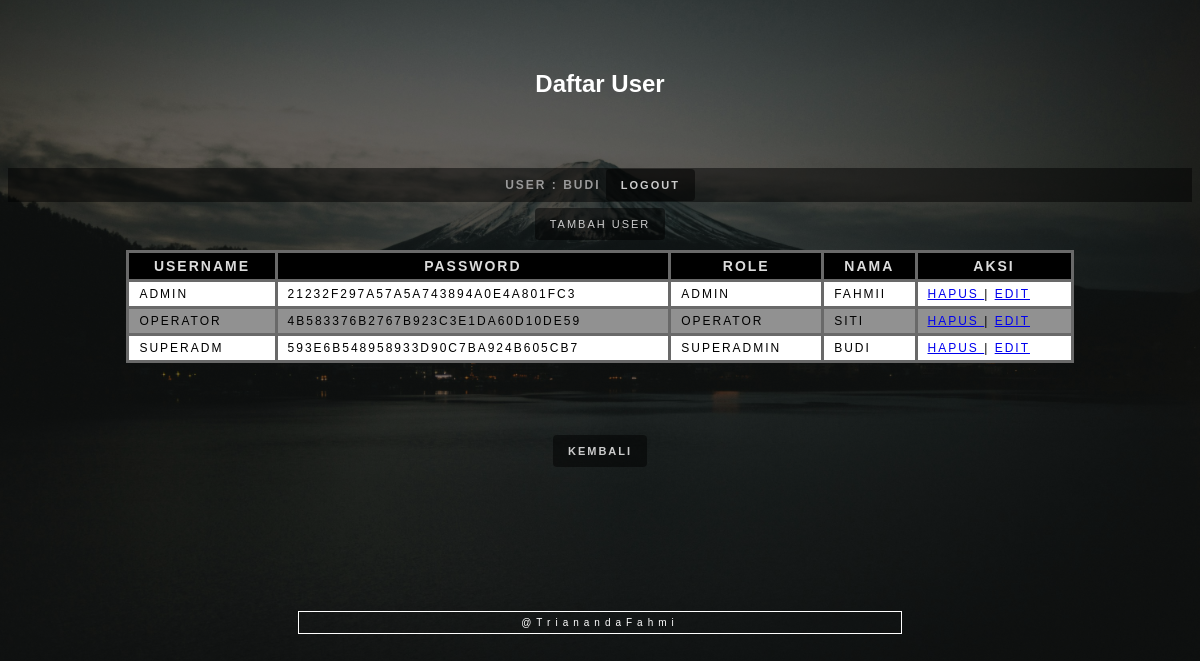
Screenshot of /bacauser.php (signed in) with the database file from the repository.
### tables this page shows
CREATE TABLE `user` (
  `username` char(9) NOT NULL,
  `password` varchar(60) NOT NULL,
  `nama` varchar(60) NOT NULL,
  `role` varchar(15) NOT NULL
);

### bacauser.php (the view, shortened to what this page needs)
<!doctype html>
<html>
<head>
    <link rel="stylesheet" href="tampilan.css">
</head>
<body>
    <?php
    include('crudbarang.php');
    if ($role == "operator") {
        echo "<script>alert('Hak Akses anda kurang')</script>";
        echo "<script>  window.location.replace('index.php')  </script>";
    } else {
    ?>
        <center>
            <h2>Daftar User</h2>
            <?php
            echo ("<h3 class='info'>User : $_SESSION[namauser] <a href='logoutuser.php' class='btn'>LOGOUT</a></h3>");
            if ($role == "superadmin") {
                echo "<a href='tambahuser.php' class='btn'>Tambah User</a><br><br>";
                $sql = "select * from user";
                $data = bacaUser($sql);
            } else if ($role == "admin") {
                $sql = "select * from user where role = 'operator'";
                $data = BacaUser($sql);
                if ($data == null) {
                    echo "record tidak ditemukan";
                }
            }
            ?>
            <table border=1>
                <tr>
                    <th>Username</th>
                    <th>Password</th>
                    <th>Role</th>
                    <th>Nama</th>
                    <th>Aksi</th>
                </tr>
                <?php
                foreach ($data as $user) {
                    $username = $user['username'];
                    $password = $user['password'];
                    $userrole = $user['role'];
                    $nama = $user['nama'];
                    echo "
        <tr>
            <td>$username</td>
            <td>$password</td>
            <td>$userrole</td>
			<td>$nama</td>
            <td><a href = 'hapususer.php?username=$user[username]';> Hapus </a> |  <a href= 'ubahuser.php?username=$user[username]';> Edit </a></td>
        </tr>
        ";
                }
                ?>
            </table>
            <h2><a href="index.php" class="btn">Kembali</h2></a>
            <a href="#" class="footeruser">@TrianandaFahmi</a>
        </center>
    <?php
    }
    ?>
</body>
</html>

### tampilan.css (style rules this page uses)
* { -webkit-transition-property: all; -webkit-transition-duration: .2s; -moz-transition-timing-function: cubic-bezier(100, 50, 21, 6); -moz-transition-property: all; -moz-transition-timing-function: cubic-bezier(100, 50, 21, 6); }
body { background-image: linear-gradient(rgba(0, 0, 0, .5), rgba(0, 0, 0, .5)), url("image/BG2.jpg"); background-position: center; background-size: cover; text-align: center; font-family: 'Oswald', sans-serif; min-width: 800px; align-items: center; justify-content: center; }
table { min-width: 80%; border-collapse: collapse; color: #000000; font-size: 12px; text-decoration: none; letter-spacing: 2px; text-transform: uppercase; padding-bottom: 20px; }
table th { background: #000000; color: #DCDCDC; font-weight: bold; font-size: 14px; }
table th, table td { vertical-align: top; padding: 5px 10px; border: 3px solid #696969; }
table tr { background: #919191; }
table tr:nth-child(even) { background: #FFFFFF; }
h2 { color: #FFFFFF; padding: 50px; }
h3 { color: #FFFFFF; padding: 50px; padding-bottom: 20px; }
.btn { color: #ccc; background: rgba(0, 0, 0, 0.5); padding: 10px 15px; font-size: 11px; text-decoration: none; letter-spacing: 2px; text-transform: uppercase; border-radius: 4px; }
.info { color: #999; background: rgba(0, 0, 0, 0.5); padding: 10px 20px; font-size: 12px; text-decoration: none; letter-spacing: 2px; text-transform: uppercase; }
.footeruser { font-size: 10px; color: #fff; clear: both; display: block; letter-spacing: 5px; border: 1px solid #fff; padding: 5px; text-decoration: none; width: 50%; margin: auto; margin-top: 100px; }

### rows the page displays
user: username "ADMIN", password "21232F297A57A5A743894A0E4A801FC3", role "ADMIN", nama "FAHMII"
user: username "OPERATOR", password "4B583376B2767B923C3E1DA60D10DE59", role "OPERATOR", nama "SITI"
user: username "SUPERADM", password "593E6B548958933D90C7BA924B605CB7", role "SUPERADMIN", nama "BUDI"

### other values shown
$_SESSION[namauser] "BUDI"
